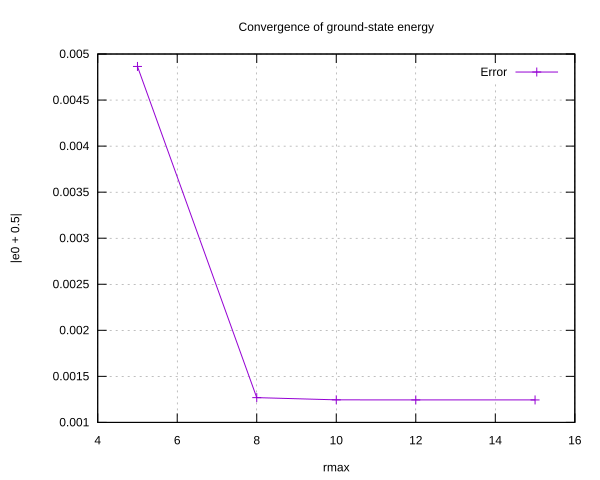

Write the gnuplot code that produced this figure.
set terminal svg size 800,600
set output "plot_rmaxerror.svg"
set terminal svg background rgb "white"

set xlabel "rmax"
set ylabel "|e0 + 0.5|"
set title "Convergence of ground-state energy"
set grid

plot "rmax_data.txt" using 1:(abs($2 + 0.5)) with linespoints title "Error"
